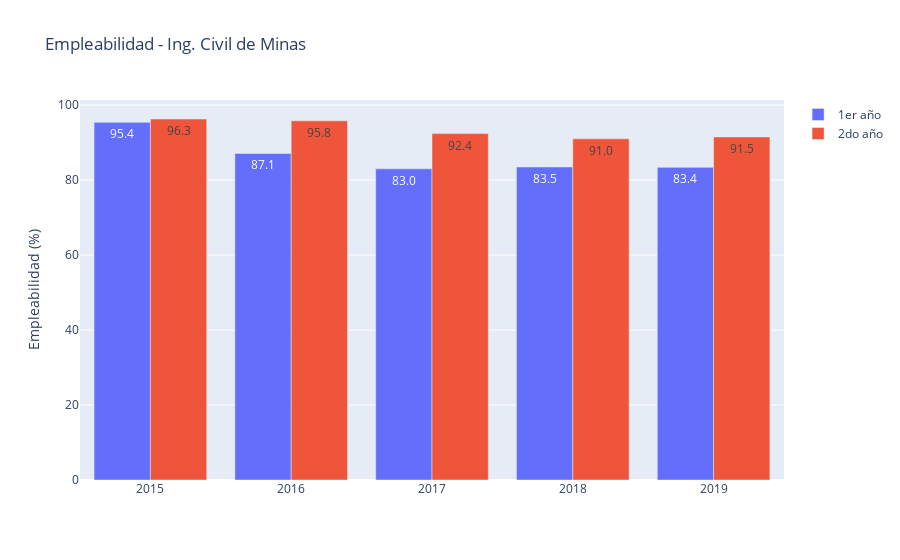

The notebook cell this image was saved under:
### Markdown cell above
## 3) Empleabilidad

La pieza final del puzzle es la empleabilidad. Pero es la más dificil de analizar: la data es tremendamente escasa. No está la base de datos completa por carrera y por año, solo porcentajes de ciertas universidades. El portal de [Mi Futuro](https://www.mifuturo.cl/buscador-de-estadisticas-por-carrera/) provee algunos datos agrupados que copio acá por completitud. Al buscar "Empleabilidad" para "Ingenieria Civil de Minas", aparece esto:

### Code cell
import plotly.graph_objects as go
years=list(range(2015,2020))

emp_1 = [95.4, 87.1, 83.0, 83.5, 83.4]
emp_2 = [96.3, 95.8, 92.4, 91.0, 91.5]
fig = go.Figure(data=[
    go.Bar(name='1er año', x=years, y=emp_1, text=[f'{num}' for num in emp_1], textposition='auto'),
    go.Bar(name='2do año', x=years, y=emp_2, text=[f'{num}' for num in emp_2], textposition='auto')
])
# Change the bar mode
fig.update_layout(barmode='group', title="Empleabilidad - Ing. Civil de Minas", yaxis = {'title':"Empleabilidad (%)"})
fig.show()

### Figure 1 — Plotly figure (JSON) as saved in the notebook; plotly's stock layout.template omitted (floating-point values rounded to 4 significant figures)
{"data": [{"name": "1er año", "text": ["95.4", "87.1", "83.0", "83.5", "83.4"], "textposition": "auto", "type": "bar", "x": [2015, 2016, 2017, 2018, 2019], "y": [95.4, 87.1, 83, 83.5, 83.4]}, {"name": "2do año", "text": ["96.3", "95.8", "92.4", "91.0", "91.5"], "textposition": "auto", "type": "bar", "x": [2015, 2016, 2017, 2018, 2019], "y": [96.3, 95.8, 92.4, 91, 91.5]}], "layout": {"barmode": "group", "title": {"text": "Empleabilidad - Ing. Civil de Minas"}, "yaxis": {"title": {"text": "Empleabilidad (%)"}}}}
